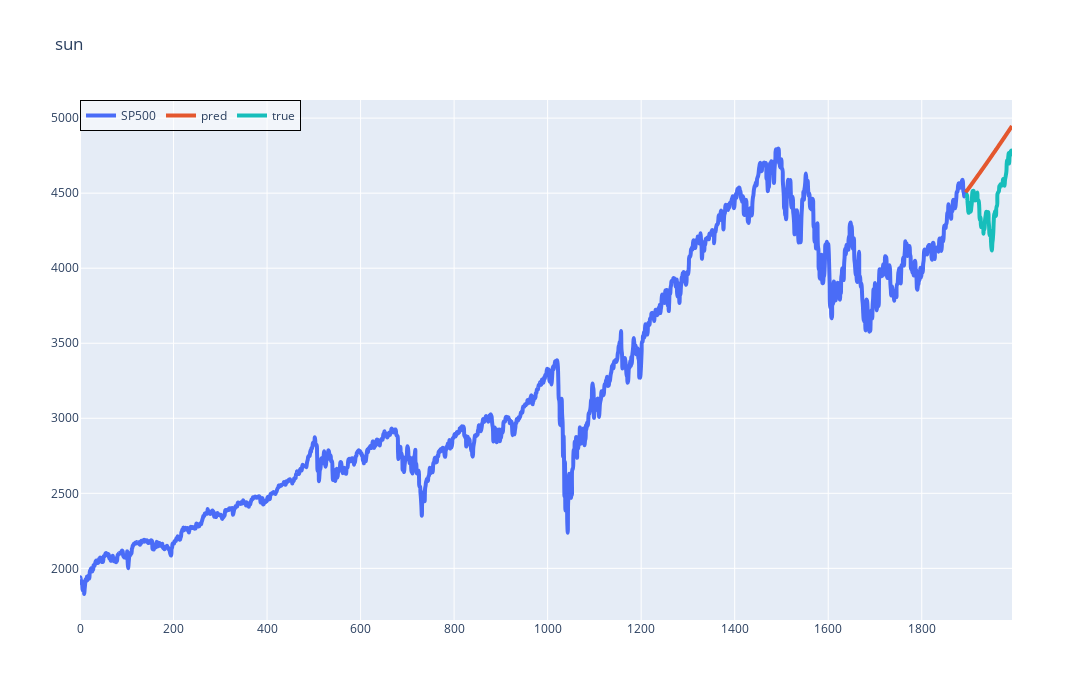

The notebook cell saved with this chart:
### Code cell
plot_ts([{'data': df['data'].iloc[:-100], 'name': 'SP500'},
              {'data': fc['y_forecast'], 'name': 'pred'},
                {'data': df['data'].iloc[-100:], 'name': 'true'}], title_text = 'sun', one=True, show_acf = False, show_pacf = False, lags = 0)
